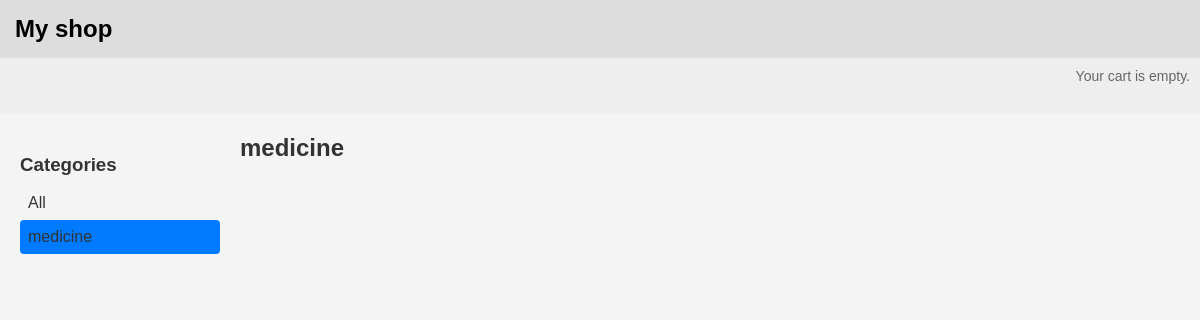
Page /medicine/ on the earlier database version.
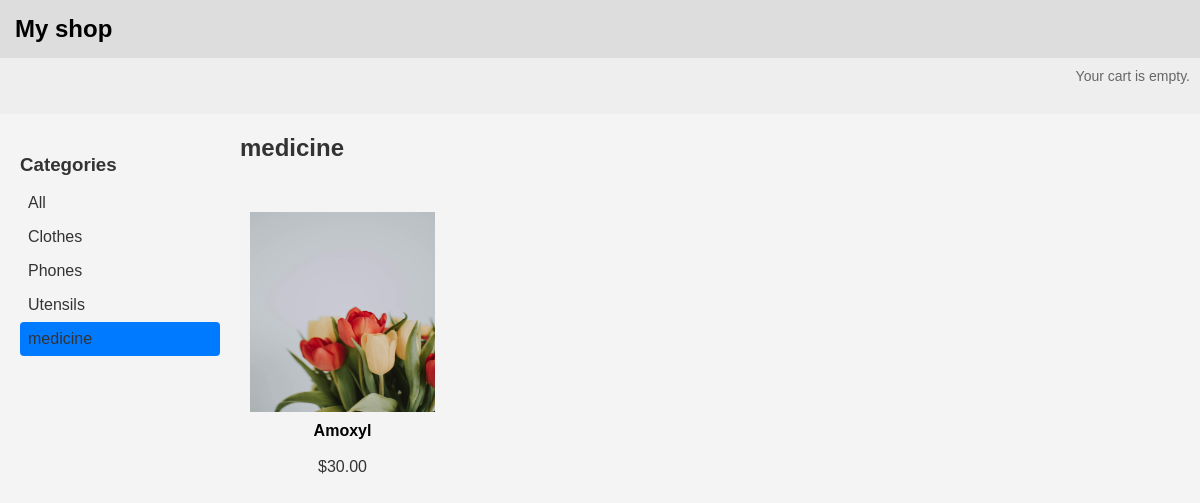
Same page on the later database version.
### shop/models.py (models this page shows, shortened)
class Category(models.Model):
      name = models.CharField(max_length=200,
      db_index=True)
      slug = models.SlugField(max_length=200,
      db_index=True,
      unique=True)
      class Meta:
        ordering = ('name',)
        verbose_name = 'category'
        verbose_name_plural = 'categories'
      def get_absolute_url(self):
        return reverse('shop:product_list_by_category',
                        args=[self.slug])

class Product(models.Model):
    category = models.ForeignKey(Category, related_name='products', on_delete=models.CASCADE)
    name = models.CharField(max_length=200, db_index=True)
    slug = models.SlugField(max_length=200, db_index=True)
    image = models.ImageField(upload_to='products/%Y/%m/%d',
    blank=True)
    description = models.TextField(blank=True)
    price = models.DecimalField(max_digits=10, decimal_places=2)
    stock = models.PositiveIntegerField()
    available = models.BooleanField(default=True)
    created = models.DateTimeField(auto_now_add=True)
    updated = models.DateTimeField(auto_now=True)
    class Meta:
        ordering = ('name',)
        indexes = [
              models.Index(fields=["id", "slug"]),
          ]
    def get_absolute_url(self):
        return reverse('shop:product_detail',
                      args=[self.id, self.slug])

### shop/views.py (the view)
# urls.py: path('', views.product_list, name='product_list'),  # For homepage
def product_list(request, category_slug=None):
 category = None
 categories = Category.objects.all()
 products = Product.objects.filter(available=True)
 if category_slug:
   category = get_object_or_404(Category, slug=category_slug)
   products = products.filter(category=category)
 return render(request,
               'shop/product/list.html',
               {'category': category,
               'categories': categories,
               'products': products})

### shop/templates/shop/product/list.html (shortened to what this page needs)
{% extends "shop/base.html" %}
{% load static %}
{% block content %}
  <div id="sidebar">
    <h3>Categories</h3>
    <ul>
      <li {% if not category %}class="selected"{% endif %}>
        <a href="{% url "shop:product_list" %}">All</a>
      </li>
      {% for c in categories %}
        <li {% if category.slug == c.slug %}class="selected"{% endif  %}>
          <a href="{{ c.get_absolute_url }}">{{ c.name }}</a>
        </li>
      {% endfor %}
    </ul>
  </div>
  <div id="main" class="product-list">
    <h1>{% if category %}{{ category.name }}{% else %}Products{% endif %}</h1>
    {% for product in products %}
      <div class="item">
        <a href="{{ product.get_absolute_url }}">
          <img src="{% if product.image %}{{ product.image.url }}{% else %}{% static 'img/no_image.png' %}{% endif %}" alt="{{ product.name }}">
        </a>
        <a href="{{ product.get_absolute_url }}">{{ product.name }}</a><br>
        ${{ product.price }}
      </div>
    {% endfor %}
  </div>
{% endblock %}

### shop/templates/shop/base.html (shortened to what this page needs)
{% load static %}
<!DOCTYPE html>
<html>
<head>
 {% load static %}
<link rel="stylesheet" type="text/css" href="{% static 'css/base.css' %}">
</head>
<body>
 <div id="header">
 <a href="/" class="logo">My shop</a>
 </div>
 <div id="subheader">
 <div class="cart">
 Your cart is empty.
 </div>
 </div>
 <div id="content">
 {% block content %}
 {% endblock %}
 </div>
</body>
</html>

### static/css/base.css (style rules this page uses)
* { margin: 0; padding: 0; box-sizing: border-box; }
body { font-family: 'Arial', sans-serif; background-color: #f4f4f4; color: #333; }
#header { background-color: #ddd; padding: 15px; display: flex; justify-content: space-between; align-items: center; }
.logo { text-decoration: none; font-size: 24px; color: black; font-weight: bold; }
#subheader { background-color: #eee; padding: 10px; text-align: right; font-size: 14px; color: #666; }
#content { display: flex; margin: 20px auto; max-width: 1200px; }
#sidebar { width: 20%; float: left; padding: 20px; }
#sidebar h3 { margin-bottom: 10px; }
#sidebar ul { list-style: none; }
#sidebar li { padding: 8px; cursor: pointer; }
#sidebar a { text-decoration: none; color: #333; font-size: 16px; }
#sidebar .selected { background-color: #007bff; color: white; border-radius: 4px; padding: 8px; }
#main { width: 75%; float: right; }
#main h1 { width: 100%; display: block; font-size: 24px; font-weight: bold; margin-bottom: 15px; text-align: left; clear: both; }
.product-list { display: flex; flex-wrap: wrap; gap: 20px; }
.item { width: calc(25% - 20px); text-align: center; padding: 10px; border-radius: 5px; }
.item img { width: 100%; height: 200px; display: block; margin: 0 auto 10px; }
.item a { text-decoration: none; color: black; font-weight: bold; display: block; margin-top: 5px; }
.cart { width: 100%; border-collapse: collapse; margin-bottom: 20px; font-family: sans-serif; }

Differences in the rows shown:
added Category: name "Clothes"
added Category: name "Phones"
added Category: name "Utensils"
added Product: image (picture), name "Amoxyl", price "30.00"
